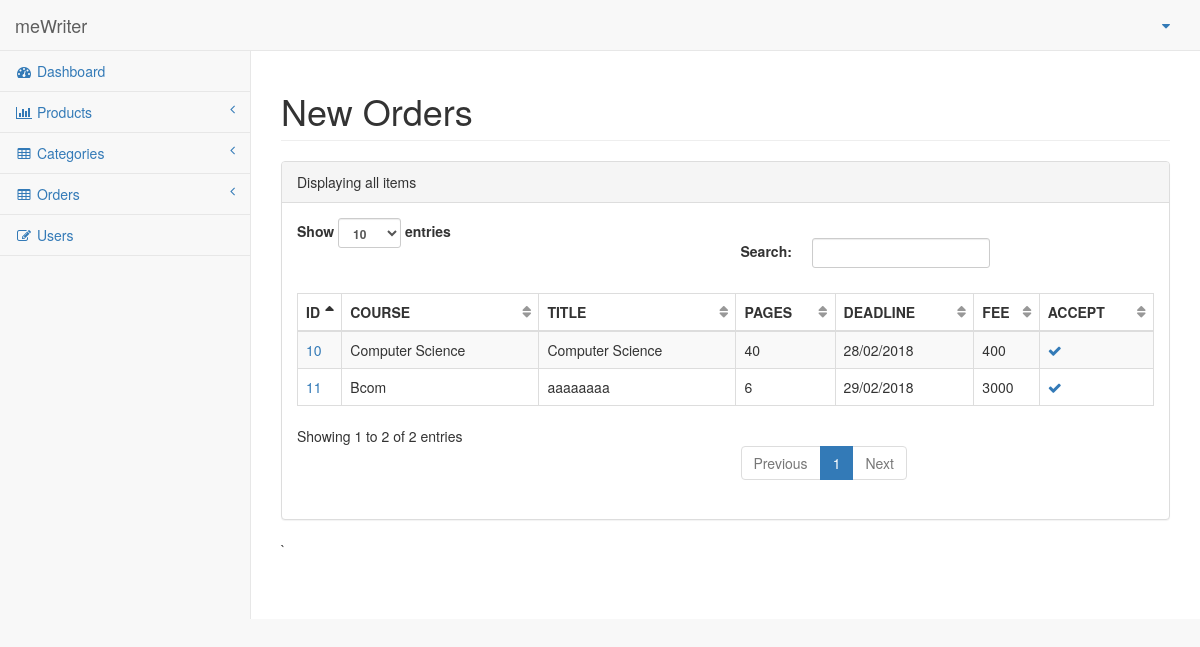
Page /orders.php (signed in) on the committed database.
### tables this page shows
CREATE TABLE `orders` (
  `orderId` int(254) NOT NULL,
  `orderCourse` varchar(254) NOT NULL,
  `orderTitle` varchar(254) NOT NULL,
  `orderStatus` int(1) NOT NULL DEFAULT '0',
  `pages` int(10) NOT NULL,
  `deadline` varchar(254) NOT NULL,
  `fee` int(254) NOT NULL,
  `paperDescription` varchar(1000) NOT NULL,
  `academicLevel` varchar(100) NOT NULL,
  `titlePage` varchar(100) NOT NULL,
  `paperFormat` varchar(100) NOT NULL,
  `serviceType` varchar(100) NOT NULL,
  `writersId` int(100) DEFAULT NULL,
  `clientId` int(100) NOT NULL,
  `assignmentStatus` int(1) NOT NULL DEFAULT '0'
);

### orders.php (the view, shortened to what this page needs)
<!DOCTYPE html>
<html lang="en">
<head>
    <link href="vendor/bootstrap/css/bootstrap.min.css" rel="stylesheet">
    <link href="vendor/metisMenu/metisMenu.min.css" rel="stylesheet">
    <link href="dist/css/sb-admin-2.css" rel="stylesheet">
    <link href="vendor/morrisjs/morris.css" rel="stylesheet">
    <link href="vendor/font-awesome/css/font-awesome.min.css" rel="stylesheet" type="text/css">
</head>
<body>
    <div id="wrapper">
        <nav class="navbar navbar-default navbar-static-top" role="navigation" style="margin-bottom: 0">
            <div class="navbar-header">
                <a class="navbar-brand" href="index.html">meWriter</a>
            </div>
            <ul class="nav navbar-top-links navbar-right">
                <li class="dropdown">
                <li class="dropdown">
                    <a class="dropdown-toggle" data-toggle="dropdown" href="#">
                    <?php echo $_SESSION['username'];?>  &nbsp<i class="fa fa-caret-down"></i>
                    </a>
                </li>
            </ul>
            <div class="navbar-default sidebar" role="navigation">
                <div class="sidebar-nav navbar-collapse">
                    <ul class="nav" id="side-menu">
                        <li>
                            <a href="index.html"><i class="fa fa-dashboard fa-fw"></i> Dashboard</a>
                        </li>
                        <li>
                            <a href="#"><i class="fa fa-bar-chart-o fa-fw"></i> Products<span class="fa arrow"></span></a>
                        </li>
                        <li>
                            <a href="#"><i class="fa fa-table fa-fw"></i> Categories<span class="fa arrow"></span></a>
                        </li>
                        <li>
                         <a href="#"><i class="fa fa-table fa-fw"></i> Orders<span class="fa arrow"></span></a>
                         </li>
                       <li>
                            <a href="forms.html"><i class="fa fa-edit fa-fw"></i> Users</a>
                        </li>
        </nav>
        <div id="page-wrapper">
            <div class="row">
                <div class="col-lg-12">
                    <h1 class="page-header">New Orders</h1>
                </div>
            </div>
            <div class="row">
                <div class="col-lg-12">
                    <div class="panel panel-default">
                        <div class="panel-heading">
                            Displaying all items
                        </div>
                        <div class="panel-body">
                           <table width="100%" class="table table-striped table-bordered table-hover" id="dataTables-example">
                <?php
include('variables.php');
if ($result = $connection->query("
    SELECT * FROM orders;"))
{
if ($result->num_rows > 0)
{
echo "<thead><th>ID</th><th>COURSE</th><th>TITLE</th><th>PAGES</th><th>DEADLINE</th><th>FEE</th><th>ACCEPT</th></thead>";
while ($row = $result->fetch_object())
{
echo "<tr>";
echo "<td><a href='order.php?id=" . $row->orderId . "'>". $row->orderId .  "</td>";
echo "<td>" . $row->orderCourse . "</td>";
echo "<td>" . $row->orderTitle . "</td>";
echo "<td>" . $row->pages . "</td>";
echo "<td>" . $row->deadline . "</td>";
echo "<td>" . $row->fee . "</td>";
echo "<td><a href='order.php?id=" . $row->orderId . "'>"?><i class="fa fa-check" aria-hidden="true"></i></a></td>
<?php
echo "</tr>";
}
echo "</table>";
}
else
{
echo "No results to display!";
}
}
else
{
echo "Error: " . $mysqli->error;
}
?>
                </div>
            </div>
        </div>
    </div>
</body>
</html>

### rows in the picture
orders: orderId "10", orderCourse "Computer Science", orderTitle "Computer Science", pages "40", deadline "28/02/2018", fee "400"
orders: orderId "11", orderCourse "Bcom", orderTitle "aaaaaaaa", pages "6", deadline "29/02/2018", fee "3000"
